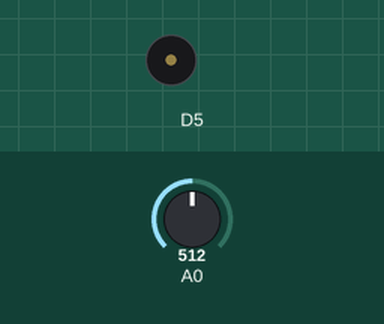
A sketch run on a simulated ESP8266 (NodeMCU). Shown: buzzer (waves = sounding). Inputs (shaded band) come from the test bench; at power-on: A0 = 512.

Above: at 1.2 s.
1.3 s: A0 set to 372
2.8 s: A0 set to 344
At 5.6 s:
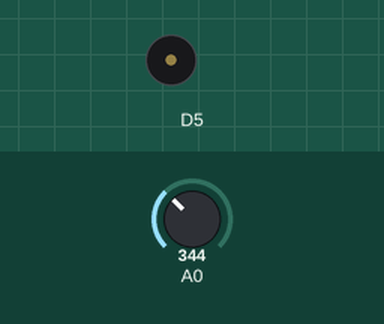
5.8 s: A0 set to 511
At 6.5 s:
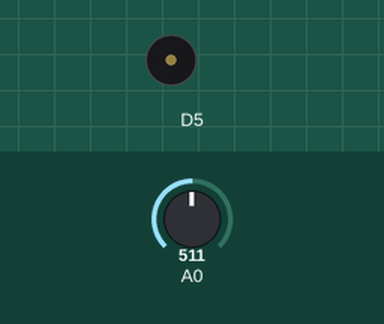
7.3 s: A0 set to 306
At 7.4 s:
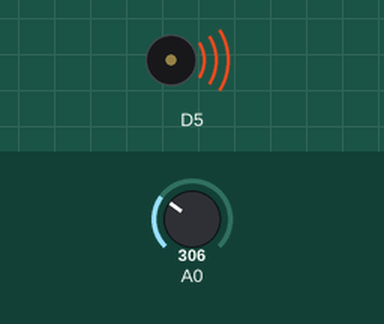
Timing chart, 0 to 11.3 s (numbered marks = the images above; inputs shaded):
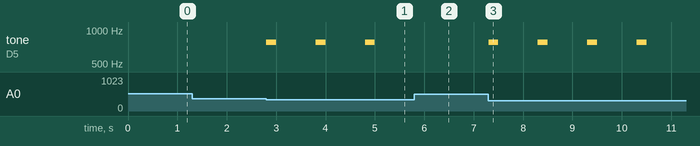

The sketch:

NodeMCU_Laser_Tripwire.ino
```cpp
/*
 * Interface LDR with NodeMCU
 */

 // Buzzer positive to D5, negative to Ground
 // LDR to 10K resister to A0 to Ground
 // LDR other terminal to 3v3
void setup() {
  // initialize serial communication at 9600 bits per second:
  Serial.begin(9600);
  pinMode(D5, OUTPUT);

}

void loop() {
  // read the input on analog pin 0:

  int sensorValue = analogRead(A0);

  // Convert the analog reading (which goes from 0 - 1023) to a voltage (0 - 5V):
  float voltage = sensorValue * (5.0 / 1023.0);
  if(voltage<1.75){
  tone(14,780,200);
    delay(1000);}}
```

Measured:
- the behaviour switches between 359 and 358 on A0 (found by bisection; images 0 and 1)
- after the input at 1.3 s, every drawn part: stays the same
- after the input at 2.8 s, tone on D5: alternates 780 Hz for 0.20 s and silent for 0.80 s, starting at once
- after the input at 5.8 s, tone on D5: stops changing and stays silent
- after the input at 7.3 s, tone on D5: alternates 780 Hz for 0.20 s and silent for 0.80 s, starting at once
